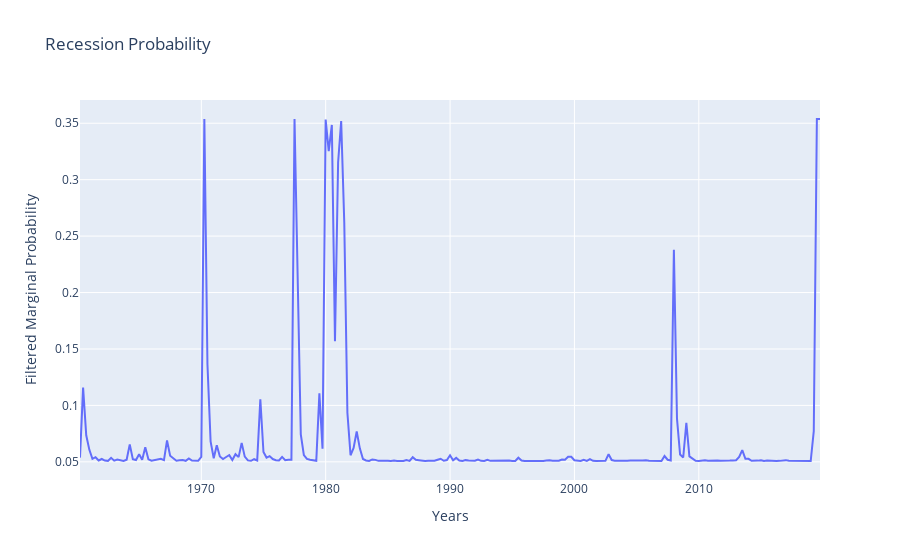

Write notebook code for a chart like this one.
### Code cell
layout2 = go.Layout(
    title = 'Recession Probability', # Graph title
    xaxis = dict(title = 'Years'), # x-axis label
    yaxis = dict(title = 'Filtered Marginal Probability'), # y-axis label
)
fig2 =  go.Figure(layout=layout2)

fig2.add_trace(
    go.Scatter(y=gdp_complete_model_res.filtered_marginal_probabilities[1],
               x=gdp_whole_per.index,
               mode="lines",
   ))
fig2.show();

### Figure 1 — Plotly figure (JSON) as saved in the notebook; plotly's stock layout.template omitted (floating-point values rounded to 4 significant figures; data arrays with more than 128 entries replaced by an {"elided": "..."} marker saying what was removed)
{"data": [{"mode": "lines", "type": "scatter", "x": {"elided": "243 str values"}, "y": {"elided": "239 float values"}}], "layout": {"title": {"text": "Recession Probability"}, "xaxis": {"title": {"text": "Years"}}, "yaxis": {"title": {"text": "Filtered Marginal Probability"}}}}
